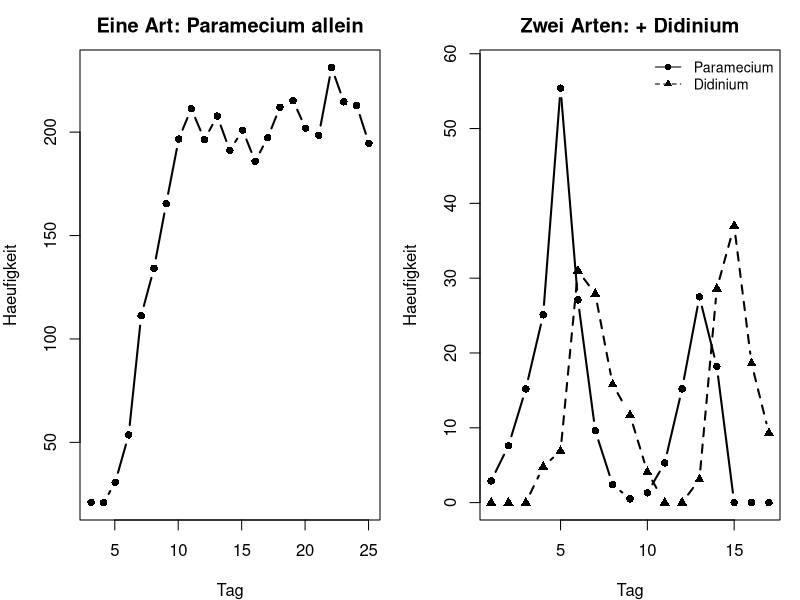
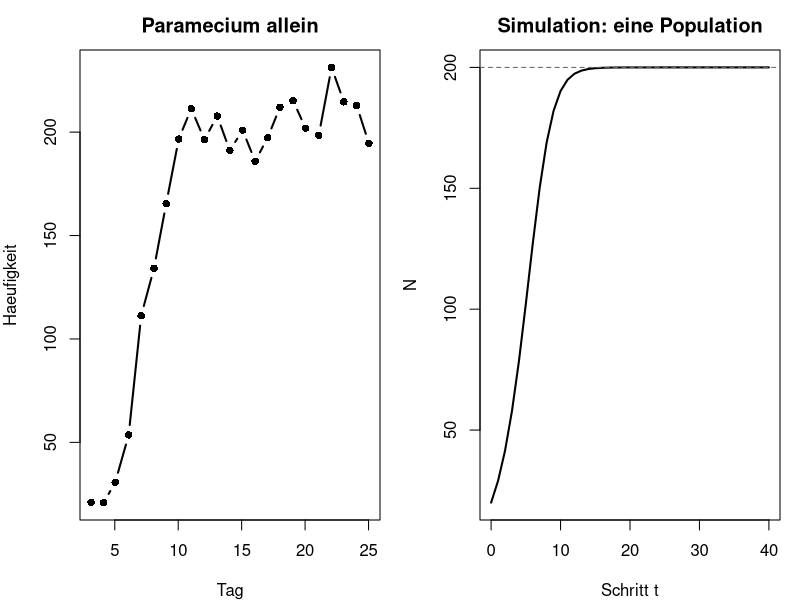
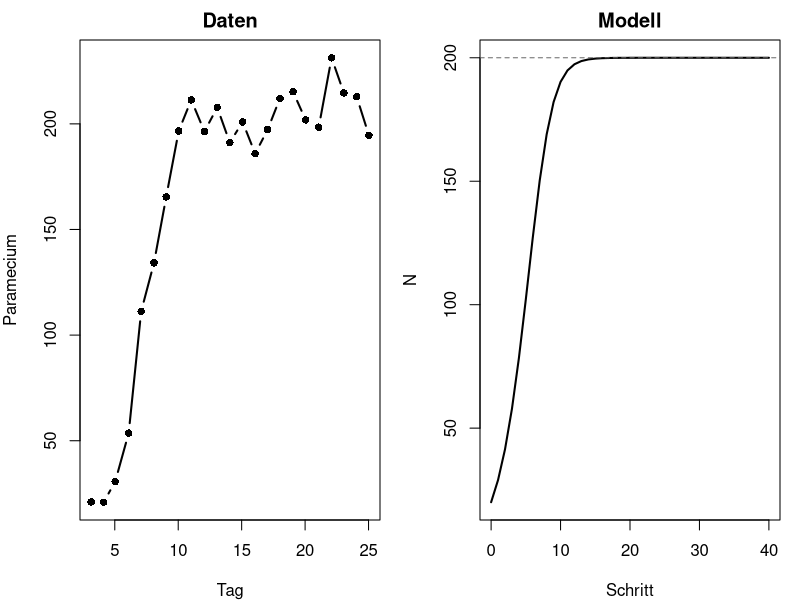
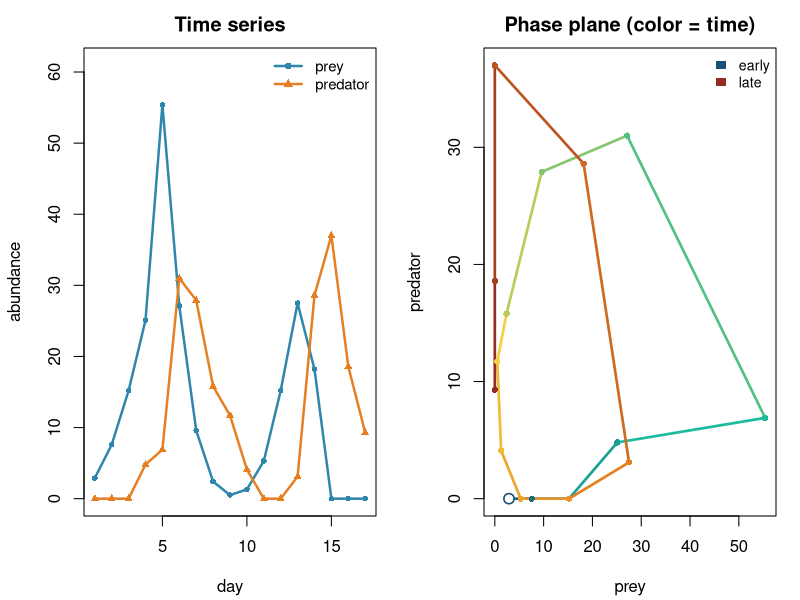
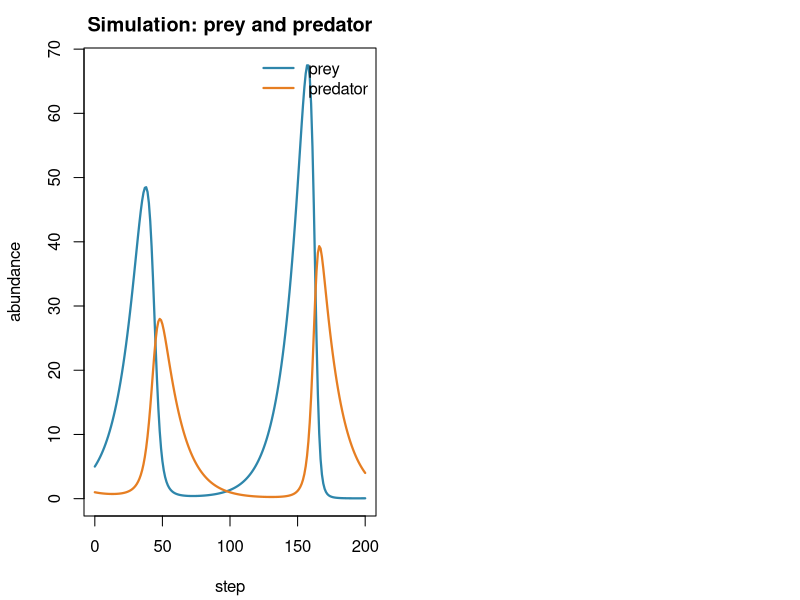
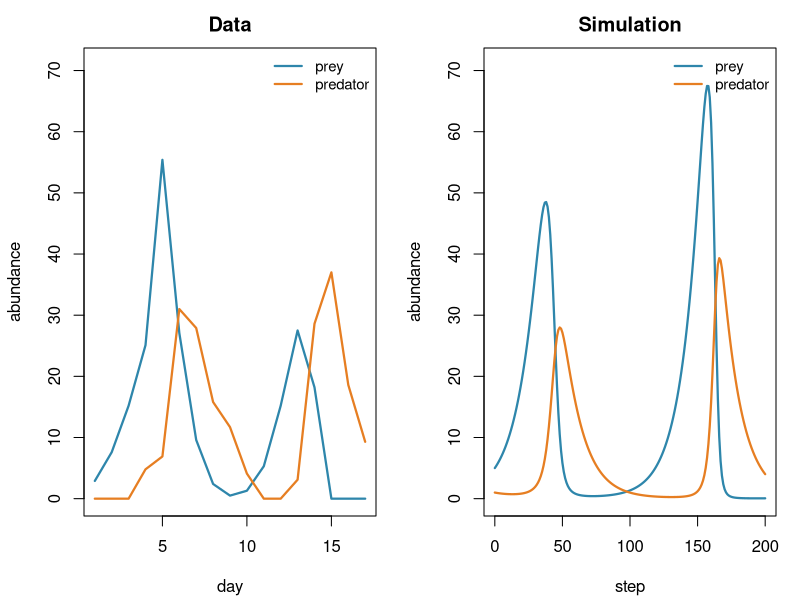

Write R code to recreate these figures, in order.
## ---- chunk 1
#| echo: false
#| fig-height: 4.2
#| fig-width: 9.5
#| out-width: 95%
alone <- read.csv("data/paramecium_alone.csv")
both <- read.csv("data/paramecium_with_didinium.csv")
par(mfrow = c(1, 2), mar = c(4, 4, 2.5, 1))
plot(alone$day, alone$paramecium,
     type = "b", pch = 16, lwd = 2,
     xlab = "Tag",
     ylab = "Haeufigkeit",
     main = "Eine Art: Paramecium allein")
plot(both$day, both$paramecium, type = "b", pch = 16, lwd = 2,
     xlab = "Tag", ylab = "Haeufigkeit",
     main = "Zwei Arten: + Didinium",
     ylim = c(0, max(both$paramecium, both$didinium) * 1.05))
lines(both$day, both$didinium, type = "b", pch = 17, lwd = 2, lty = 2)
legend("topright", c("Paramecium", "Didinium"),
       pch = c(16, 17), lty = 1:2, bty = "n", cex = 0.85)
## ---- chunk 2
alone <- read.csv("data/paramecium_alone.csv")
head(alone, 3)
## ---- chunk 3
#| fig-height: 3.2
#| fig-width: 5.5
#| out-width: 100%
plot(alone$day, alone$paramecium,
     type = "b", pch = 16, lwd = 2,
     xlab = "Tag",
     ylab = "Haeufigkeit",
     main = "Paramecium allein")
## ---- chunk 4
next_N <- function(N, r, K) {
  N + r * N * (1 - N / K)
}

next_N(N = 20, r = 0.5, K = 200)
## ---- chunk 5
next_N(N = 180, r = 0.5, K = 200)
next_N(N = 200, r = 0.5, K = 200)
## ---- chunk 6
T <- 5
N <- numeric(T + 1)   # Vektor aus Nullen, Laenge 6
N[1] <- 20            # Startwert (R zaehlt ab 1!)
N
## ---- chunk 7
r <- 0.5
K <- 200
N[2] <- next_N(N[1], r, K)
N[3] <- next_N(N[2], r, K)
N[4] <- next_N(N[3], r, K)
N[1:4]
## ---- chunk 8
T <- 40
N <- numeric(T + 1)
N[1] <- 20
r <- 0.5
K <- 200

for (t in 1:T) {
  N[t + 1] <- next_N(N[t], r, K)
}

N[1:6]   # erste Werte ansehen
## ---- chunk 9
#| fig-height: 3.6
#| fig-width: 7
plot(0:T, N,
     type = "l", lwd = 2,
     xlab = "Schritt t",
     ylab = "N",
     main = "Simulation: eine Population")
abline(h = K, lty = 2, col = "grey40")
## ---- chunk 10
#| fig-height: 3.5
#| fig-width: 7.5
par(mfrow = c(1, 2), mar = c(4, 4, 2, 1))
plot(alone$day, alone$paramecium, type = "b", pch = 16, lwd = 2,
     xlab = "Tag", ylab = "Paramecium", main = "Daten")
plot(0:T, N, type = "l", lwd = 2,
     xlab = "Schritt", ylab = "N", main = "Modell")
abline(h = K, lty = 2, col = "grey40")
## ---- chunk 11
#| echo: false
#| fig-height: 3.9
#| fig-width: 9.6
#| out-width: 96%
prey <- both$paramecium
pred <- both$didinium
day <- both$day
n <- length(day)
time_cols <- colorRampPalette(c("#1a5276", "#1abc9c", "#f4d03f", "#e67e22", "#922b21"))(n)

par(mfrow = c(1, 2), mar = c(4.2, 4.2, 2.4, 1.2))

plot(day, prey, type = "n",
     xlab = "day", ylab = "abundance",
     main = "Time series",
     ylim = c(0, max(prey, pred) * 1.1))
lines(day, prey, lwd = 2.4, col = "#2e86ab")
lines(day, pred, lwd = 2.4, col = "#e67e22")
points(day, prey, pch = 16, col = "#2e86ab", cex = 0.75)
points(day, pred, pch = 17, col = "#e67e22", cex = 0.8)
legend("topright", c("prey", "predator"),
       col = c("#2e86ab", "#e67e22"), lty = 1, lwd = 2.4,
       pch = c(16, 17), bty = "n", cex = 0.9)

plot(prey, pred, type = "n",
     xlab = "prey", ylab = "predator",
     main = "Phase plane (color = time)")
segments(prey[-n], pred[-n], prey[-1], pred[-1],
         col = time_cols[-1], lwd = 2.6)
points(prey, pred, pch = 16, col = time_cols, cex = 0.85)
points(prey[1], pred[1], pch = 21, bg = "white", col = time_cols[1],
       cex = 1.35, lwd = 1.6)
legend("topright", c("early", "late"),
       fill = c(time_cols[1], time_cols[n]), border = NA,
       bty = "n", cex = 0.85)
## ---- chunk 12
next_state <- function(N, P, r, a, b, m) {
  dN <- r * N - a * N * P
  dP <- b * a * N * P - m * P
  c(N = max(N + dN, 0), P = max(P + dP, 0))
}
## ---- chunk 13
out <- next_state(N = 5, P = 1, r = 0.08, a = 0.012, b = 0.5, m = 0.07)
out
out["N"]
out["P"]
## ---- chunk 14
T <- 200
N <- numeric(T + 1)
P <- numeric(T + 1)
N[1] <- 5
P[1] <- 1
r <- 0.08; a <- 0.012; b <- 0.5; m <- 0.07

for (t in 1:T) {
  out <- next_state(N[t], P[t], r, a, b, m)
  N[t + 1] <- out["N"]
  P[t + 1] <- out["P"]
}
## ---- chunk 15
#| fig-height: 3.6
#| fig-width: 7
plot(0:T, N, type = "l", lwd = 2.2, col = "#2e86ab",
     xlab = "step", ylab = "abundance",
     main = "Simulation: prey and predator",
     ylim = range(0, N, P))
lines(0:T, P, lwd = 2.2, col = "#e67e22")
legend("topright", c("prey", "predator"),
       col = c("#2e86ab", "#e67e22"), lty = 1, lwd = 2.2, bty = "n")
## ---- chunk 16
#| echo: false
#| fig-height: 4.0
#| fig-width: 9.5
#| out-width: 96%
prey_d <- both$paramecium
pred_d <- both$didinium
day_d <- both$day
ylim_cmp <- c(0, max(prey_d, pred_d, N, P) * 1.05)

par(mfrow = c(1, 2), mar = c(4.2, 4.2, 2.4, 1.2))

plot(day_d, prey_d, type = "l", lwd = 2.2, col = "#2e86ab",
     xlab = "day", ylab = "abundance",
     main = "Data", ylim = ylim_cmp)
lines(day_d, pred_d, lwd = 2.2, col = "#e67e22")
legend("topright", c("prey", "predator"),
       col = c("#2e86ab", "#e67e22"), lty = 1, lwd = 2.2,
       bty = "n", cex = 0.9)

plot(0:T, N, type = "l", lwd = 2.2, col = "#2e86ab",
     xlab = "step", ylab = "abundance",
     main = "Simulation", ylim = ylim_cmp)
lines(0:T, P, lwd = 2.2, col = "#e67e22")
legend("topright", c("prey", "predator"),
       col = c("#2e86ab", "#e67e22"), lty = 1, lwd = 2.2,
       bty = "n", cex = 0.9)
